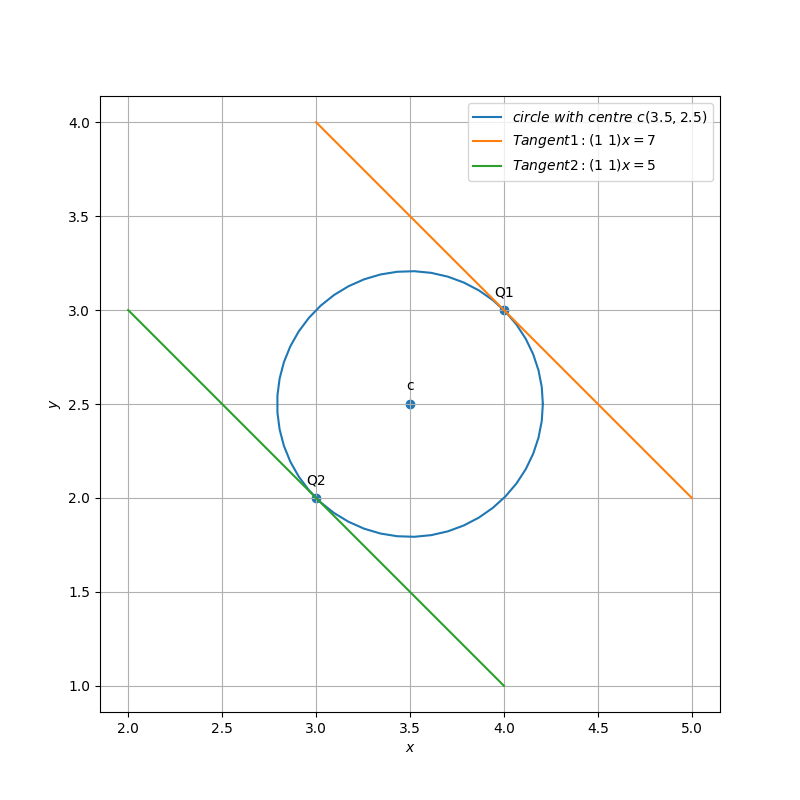

Source code (Python):
import numpy as np
import matplotlib.pyplot as plt
from numpy import linalg as LA
import math

def circ_gen(O,r):
	len = 50
	theta = np.linspace(0,2*np.pi,len)
	x_circ = np.zeros((2,len))
	x_circ[0,:] = r*np.cos(theta)
	x_circ[1,:] = r*np.sin(theta)
	x_circ = (x_circ.T + O).T
	return x_circ

def line_dir_pt(m,A,k1,k2):
  len = 10
  dim = A.shape[0]
  x_AB = np.zeros((dim,len))
  lam_1 = np.linspace(k1,k2,len)
  for i in range(len):
    temp1 = A + lam_1[i]*m
    x_AB[:,i]= temp1.T
  return x_AB

#parameters for circle
f = 18
c = np.array(([3.5,2.5])) #centre of circle
r = np.sqrt(LA.norm(c)**2 - f) #radius of circle

#parameters for tangent
m = np.array(([1,-1])) #direction vector for tangent

#points of contact

q1x = 4
q1y = 3
Q1 = np.array(([q1x,q1y]))
q2x = 3
q2y = 2
Q2 = np.array(([q2x,q2y]))

#kappa value
k1 = -1
k2 = 1

x_AB = line_dir_pt(m,Q1,k1,k2)
x_BC = line_dir_pt(m,Q2,k1,k2)

#Generating the circle
x_circ= circ_gen(c,r)

plt.figure(figsize=(8,8))

#Plotting the circle and \ is needed before space to print space in the label
plt.plot(x_circ[0,:],x_circ[1,:],label='$circle\ with\ centre\ c(3.5,2.5)$')
#Plotting tangents
plt.plot(x_AB[0,:],x_AB[1,:],label='$Tangent1 : (1\ 1)x = 7$')
plt.plot(x_BC[0,:],x_BC[1,:],label='$Tangent2 : (1\ 1)x = 5$')

#Labeling the coordinates
tri_coords = np.vstack((Q1,Q2,c)).T
plt.scatter(tri_coords[0,:], tri_coords[1,:])
vert_labels = ['Q1','Q2','c']
for i, txt in enumerate(vert_labels):
    plt.annotate(txt, # this is the text
                 (tri_coords[0,i], tri_coords[1,i]), # this is the point to label
                 textcoords="offset points", # how to position the text
                 xytext=(0,10), # distance from text to points (x,y)
                 ha='center') # horizontal alignment can be left, right or center



plt.xlabel('$x$')
plt.ylabel('$y$')
plt.legend(loc='best')
plt.grid()
plt.axis('equal')
plt.show()
